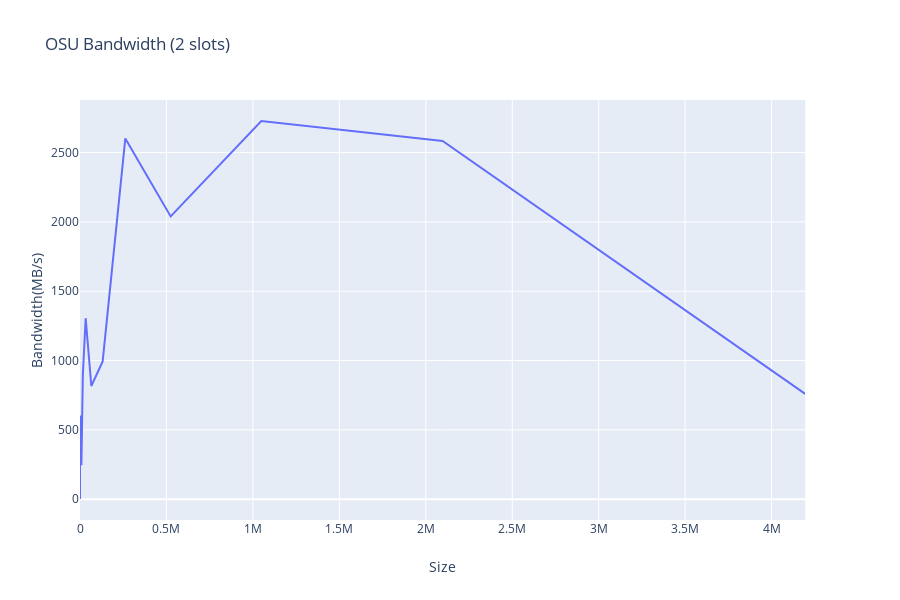

The cell this chart's notebook holds for it:
### Code cell
osu_bw_df = parse_benchmark_output("benchmark/osu_bw.out", 'Size', 'Bandwidth(MB/s)')
osu_bw_df.to_csv('benchmark/osu_bw.out.csv', sep='\t', encoding='utf-8')
fig = px.line(osu_bw_df, x='Size', y='Bandwidth(MB/s)', title='OSU Bandwidth (2 slots)')
fig.show()
# This will only work with plotly orca installed
pio.write_image(fig, "benchmark/osu_bw_linechart.png")

### Figure 1 — Plotly figure (JSON) as saved in the notebook; plotly's stock layout.template omitted (floating-point values rounded to 4 significant figures)
{"data": [{"hoverlabel": {"namelength": 0}, "hovertemplate": "Size=%{x}<br>Bandwidth(MB/s)=%{y}", "legendgroup": "", "line": {"color": "#636efa", "dash": "solid"}, "mode": "lines", "name": "", "showlegend": false, "type": "scatter", "x": ["1", "2", "4", "8", "16", "32", "64", "128", "256", "512", "1024", "2048", "4096", "8192", "16384", "32768", "65536", "131072", "262144", "524288", "1048576", "2097152", "4194304"], "xaxis": "x", "y": ["4.30", "8.67", "1.14", "34.36", "60.30", "120.74", "210.18", "356.92", "602.70", "187.82", "84.43", "167.72", "517.09", "244.01", "895.31", "1305.50", "816.29", "993.45", "2602.11", "2039.42", "2727.90", "2583.48", "759.04"], "yaxis": "y"}], "layout": {"height": 600, "legend": {"tracegroupgap": 0}, "title": {"text": "OSU Bandwidth (2 slots)"}, "xaxis": {"anchor": "y", "domain": [0, 0.98], "title": {"text": "Size"}}, "yaxis": {"anchor": "x", "domain": [0, 1], "title": {"text": "Bandwidth(MB/s)"}}}}
